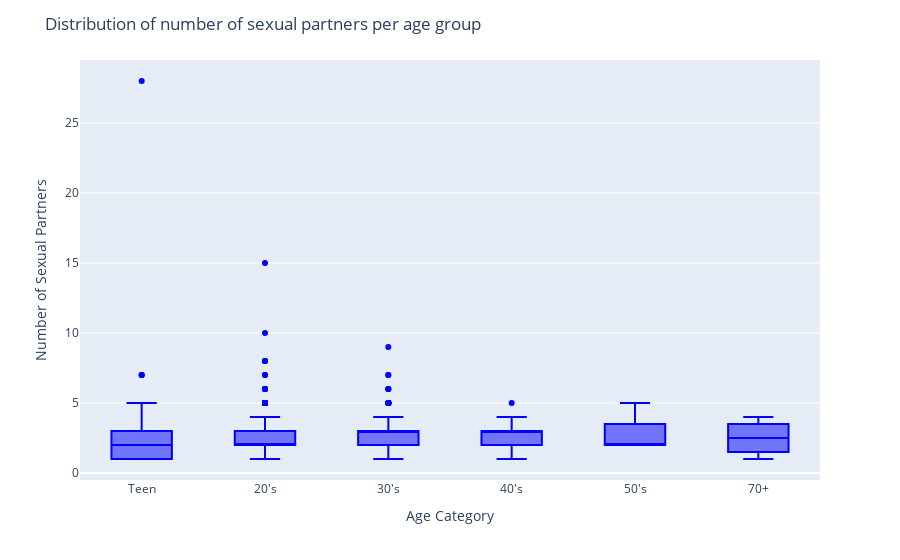

The code cell stored with this chart in its notebook:
### Code cell
age_num_sex_partners = px.box(risk_factor_df.sort_values(by="Age",ascending=True), x="age_cat", y="Number of sexual partners",
                      color_discrete_sequence=["blue"], points="outliers",
                      category_orders=["Teenager", "Twenties", "Thirties", "Forties", "Fifties",
                                       "Seventy and over"])
age_num_sex_partners.update_xaxes(title="Age Category")
age_num_sex_partners.update_yaxes(title="Number of Sexual Partners")
age_num_sex_partners.update_layout(title="Distribution of number of sexual partners per age group")
age_num_sex_partners.show()

### Figure 1 — Plotly figure (JSON) as saved in the notebook; plotly's stock layout.template omitted (floating-point values rounded to 4 significant figures; data arrays with more than 128 entries replaced by an {"elided": "..."} marker saying what was removed)
{"data": [{"alignmentgroup": "True", "boxpoints": "outliers", "hovertemplate": "age_cat=%{x}<br>Number of sexual partners=%{y}<extra></extra>", "legendgroup": "", "marker": {"color": "blue"}, "name": "", "notched": false, "offsetgroup": "", "orientation": "v", "showlegend": false, "type": "box", "x": {"elided": "858 str values"}, "x0": " ", "xaxis": "x", "y": {"elided": "858 int values"}, "y0": " ", "yaxis": "y"}], "layout": {"boxmode": "group", "legend": {"tracegroupgap": 0}, "margin": {"t": 60}, "title": {"text": "Distribution of number of sexual partners per age group"}, "xaxis": {"anchor": "y", "domain": [0, 1], "title": {"text": "Age Category"}}, "yaxis": {"anchor": "x", "domain": [0, 1], "title": {"text": "Number of Sexual Partners"}}}}
